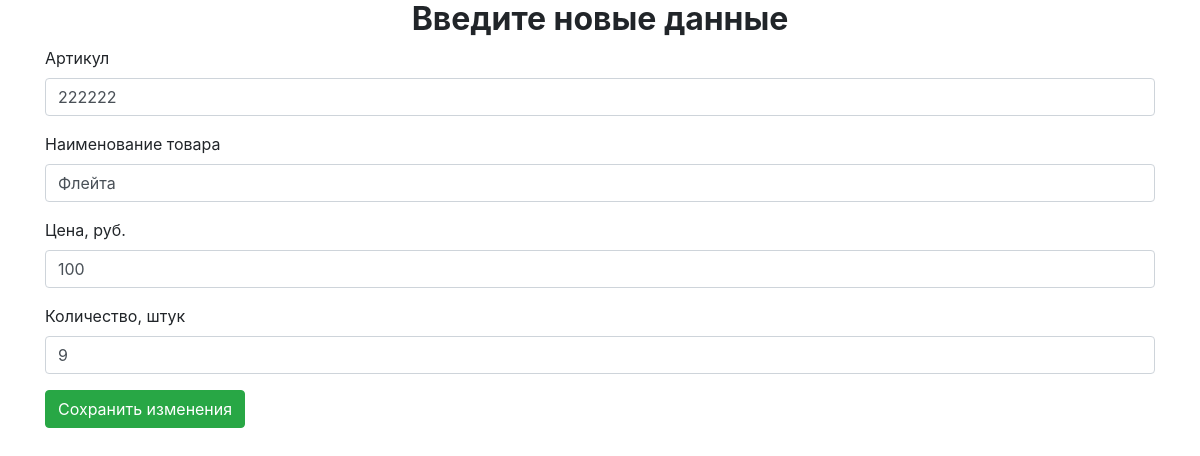
The app's page /edit_product/222222, older data.
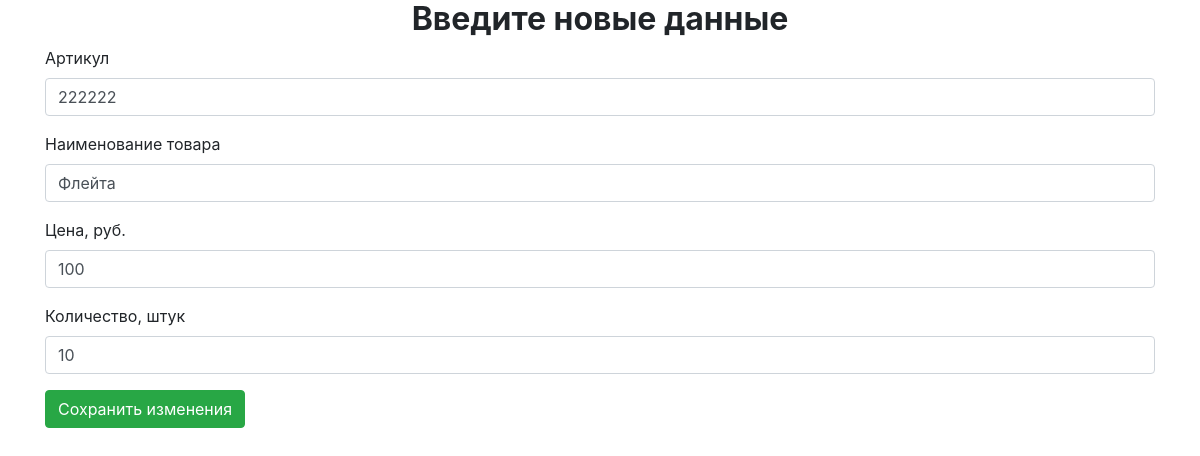
The same page, newer data.
### tables this page shows
CREATE TABLE products (
            vendor_code INTEGER PRIMARY KEY,
            product_name TEXT NOT NULL,
            price INTEGER NOT NULL,
            quantity INTEGER NOT NULL DEFAULT 0 CHECK (quantity >= 0)
        );

### app/main.py (the view)
    @app.route("/edit_product/<vendor_code>", methods=['GET'])
    def edit_form(vendor_code):
        search_by_vendor_code_result = db.search_by_vendor_code(db.open_db(db_url), vendor_code)
        return render_template('edit_product.html', item=search_by_vendor_code_result)

### app/db.py (called while the page is built)
def open_db(url):
    connection = sqlite3.connect(url)
    connection.row_factory = sqlite3.Row
    return connection

def search_by_vendor_code(connection, vendor_code):
    with connection:
        cursor = connection.cursor()
        cursor.execute(
            """SELECT vendor_code, product_name, price, quantity
                 FROM products
                WHERE vendor_code = :vendor_code""",
            {'vendor_code': vendor_code}
        )
        for row in cursor:
            return Products(
                row['vendor_code'],
                row['product_name'],
                row['price'],
                row['quantity']
            )

### app/templates/edit_product.html (shortened to what this page needs)
<!doctype html>
<html lang="en">
<head>
    <link rel="stylesheet" href="https://stackpath.bootstrapcdn.com/bootstrap/4.3.1/css/bootstrap.min.css"
>
</head>
<body>
<div class="container">
    <p class="h2 text-center font-weight-bold">Введите новые данные</p>
    <form class="form-group" action="{{ url_for('edit', vendor_code=item.vendor_code) }}" method="post">
        <div class="form-group">
            <label for="vendor_code">Артикул</label>
            <input class="form-control" name="vendor_code" value="{{ item.vendor_code }}" placeholder="111111" required>
        </div>
        <div class="form-group">
            <label for="product_name">Наименование товара</label>
            <input class="form-control" name="product_name" value="{{ item.product_name }}" placeholder="Бубен" required>
        </div>
        <div class="form-group">
            <label for="price">Цена, руб.</label>
            <input class="form-control" name="price" value="{{ item.price }}" placeholder="1000" required>
        </div>
        <div class="form-group">
            <label for="quantity">Количество, штук</label>
            <input class="form-control" name="quantity" value="{{ item.quantity }}" placeholder="1" required>
        </div>
        <button type="submit" class="btn btn-success">Сохранить изменения</button>
    </form>
</div>
</body>
</html>

Row changes from the older to the newer data that the page shows:
changed products "Флейта": quantity "9" → "10"
